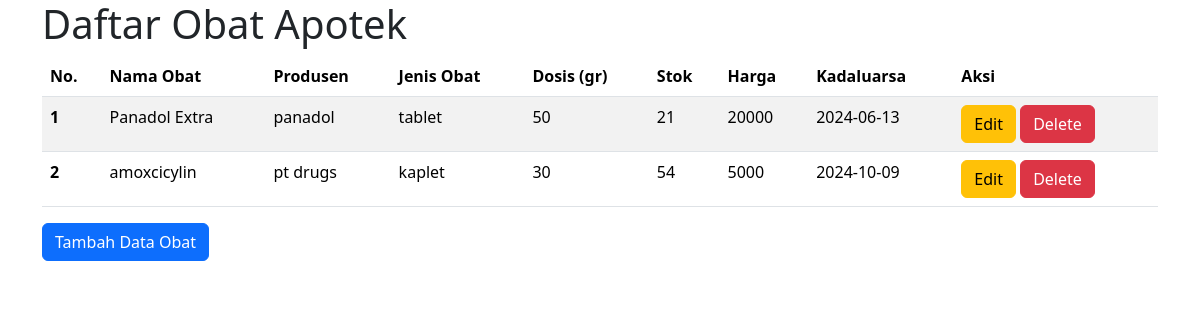
The page / on the database its author committed.
### tables this page shows
CREATE TABLE `obat` (
  `obat_id` int(11) NOT NULL,
  `nama_obat` varchar(255) NOT NULL,
  `produsen` varchar(255) NOT NULL,
  `jenis_obat` varchar(255) NOT NULL,
  `dosis` int(11) NOT NULL,
  `stok` int(11) NOT NULL,
  `harga` decimal(10,0) NOT NULL,
  `tanggal_kadaluarsa` date NOT NULL
);

### index.php (the view, shortened to what this page needs)
<?php
include 'connect.php';
$obat = mysqli_query($conn, "SELECT * FROM obat");
?>
<!DOCTYPE html>
<html lang="en">
<head>
    <link href="https://cdn.jsdelivr.net/npm/bootstrap@5.3.2/dist/css/bootstrap.min.css" rel="stylesheet">
</head>
<body>
    <div class="container">
        <h1>Daftar Obat Apotek</h1>
        <table class="table table-striped">
            <thead>
                <tr>
                    <th scope="col">No.</th>
                    <th scope="col">Nama Obat</th>
                    <th scope="col">Produsen</th>
                    <th scope="col">Jenis Obat</th>
                    <th scope="col">Dosis (gr)</th>
                    <th scope="col">Stok</th>
                    <th scope="col">Harga</th>
                    <th scope="col">Kadaluarsa</th>
                    <th scope="col">Aksi</th>
                </tr>
            </thead>
            <tbody>
                <?php $i = 1; ?>
                <?php foreach($obat as $row) : ?>
                    <tr>
                        <th scope="row"><?= $i; ?></th>
                        <td><?= $row["nama_obat"]; ?></td>
                        <td><?= $row["produsen"]; ?></td>
                        <td><?= $row["jenis_obat"]; ?></td>
                        <td><?= $row["dosis"]; ?></td>
                        <td><?= $row["stok"]; ?></td>
                        <td><?= $row["harga"]; ?></td>
                        <td><?= $row["tanggal_kadaluarsa"]; ?></td>
                        <td>
                            <a href="edit.php?id=<?= $row["obat_id"] ?>" class="btn btn-warning">Edit</a>
                            <a href="delete.php?id=<?= $row["obat_id"] ?>" class="btn btn-danger" onclick="alertfunction()">Delete</a>
                        </td>
                    </tr>
                    <?php $i++; ?>
                <?php endforeach; ?>
            </tbody>
        </table>
        <a href="insert.php" class="btn btn-primary">Tambah Data Obat</a>
    </div>
</body>
</html>

### rows shown on the page
obat: nama_obat "Panadol Extra", produsen "panadol", jenis_obat "tablet", dosis "50", stok "21", harga "20000", tanggal_kadaluarsa "2024-06-13"
obat: nama_obat "amoxcicylin", produsen "pt drugs", jenis_obat "kaplet", dosis "30", stok "54", harga "5000", tanggal_kadaluarsa "2024-10-09"
